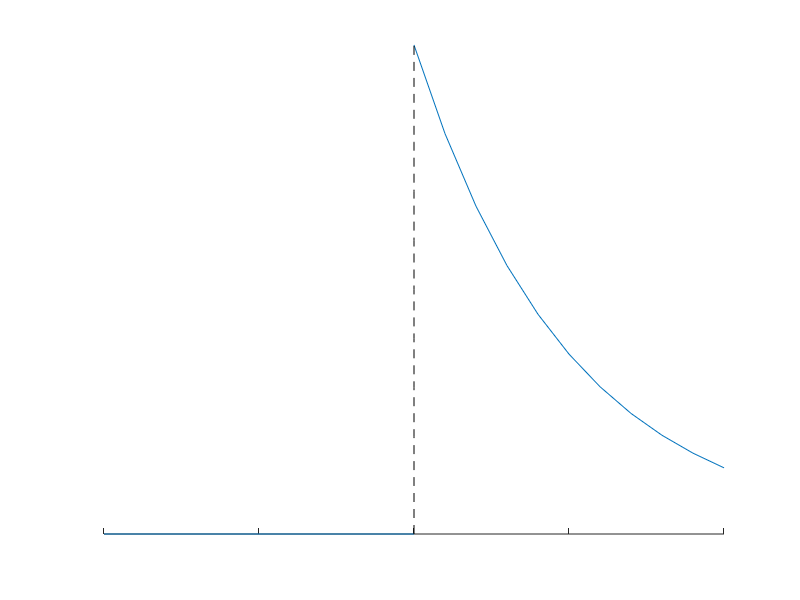
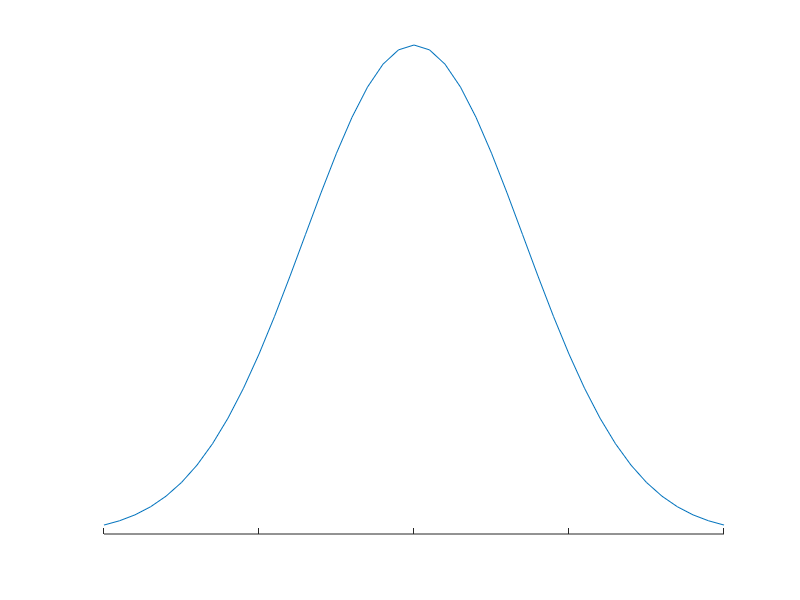
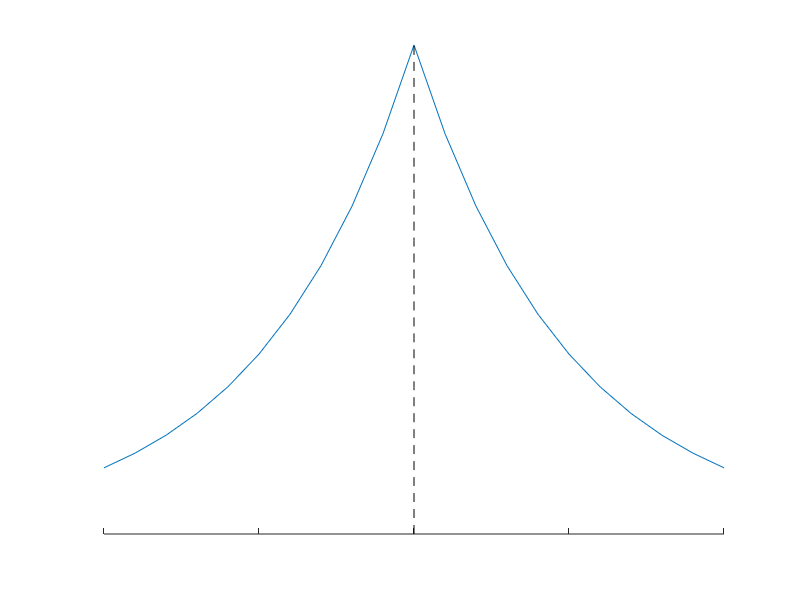
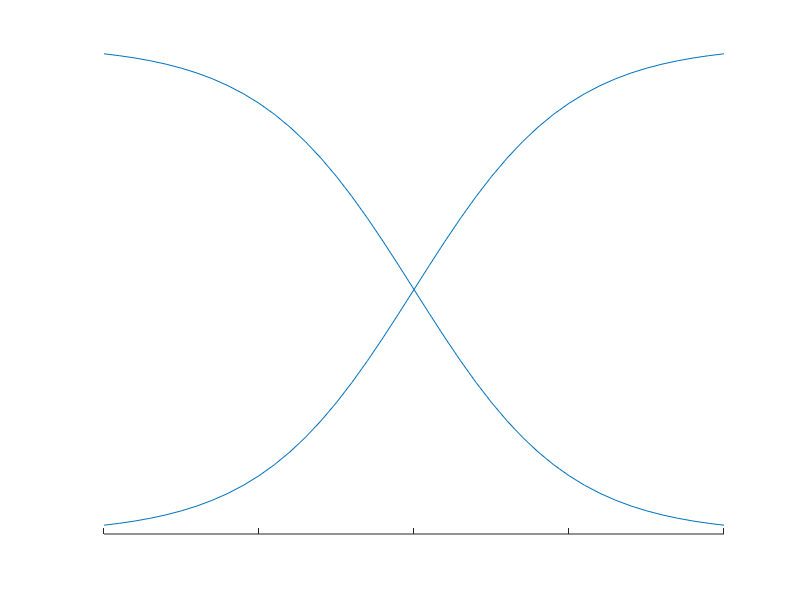

The MATLAB source for these figures, in order:
figure()
hold on
plot(-1:0.1:0,zeros(size(-1:0.1:0)),'color',[0, 0.4470, 0.7410])
plot(0:0.1:1,exp(-(0:0.1:1)/0.5),'color',[0, 0.4470, 0.7410])
plot(zeros(size(0:0.1:1)),0:0.1:1,'--k')
set(gca,'ytick',[],'ycolor','none','xticklabel',[])

figure()
hold on
plot(-2:0.1:2,exp(-(-2:0.1:2).^2),'color',[0, 0.4470, 0.7410])
% plot(zeros(size(0:0.1:1)),0:0.1:1,'--k')
set(gca,'ytick',[],'ycolor','none','xticklabel',[])

figure()
hold on
plot(-1:0.1:0,exp((-1:0.1:0)/0.5),'color',[0, 0.4470, 0.7410])
plot(0:0.1:1,exp(-(0:0.1:1)/0.5),'color',[0, 0.4470, 0.7410])
plot(zeros(size(0:0.1:1)),0:0.1:1,'--k')
set(gca,'ytick',[],'ycolor','none','xticklabel',[])

figure()
hold on
plot(-2:0.1:2,tanh(-2:0.1:2),'color',[0, 0.4470, 0.7410])
plot(-2:0.1:2,-tanh(-2:0.1:2),'color',[0, 0.4470, 0.7410])
% plot(zeros(size(-1:0.1:1)),-1:0.1:1,'--k')
set(gca,'ytick',[],'ycolor','none','xticklabel',[])